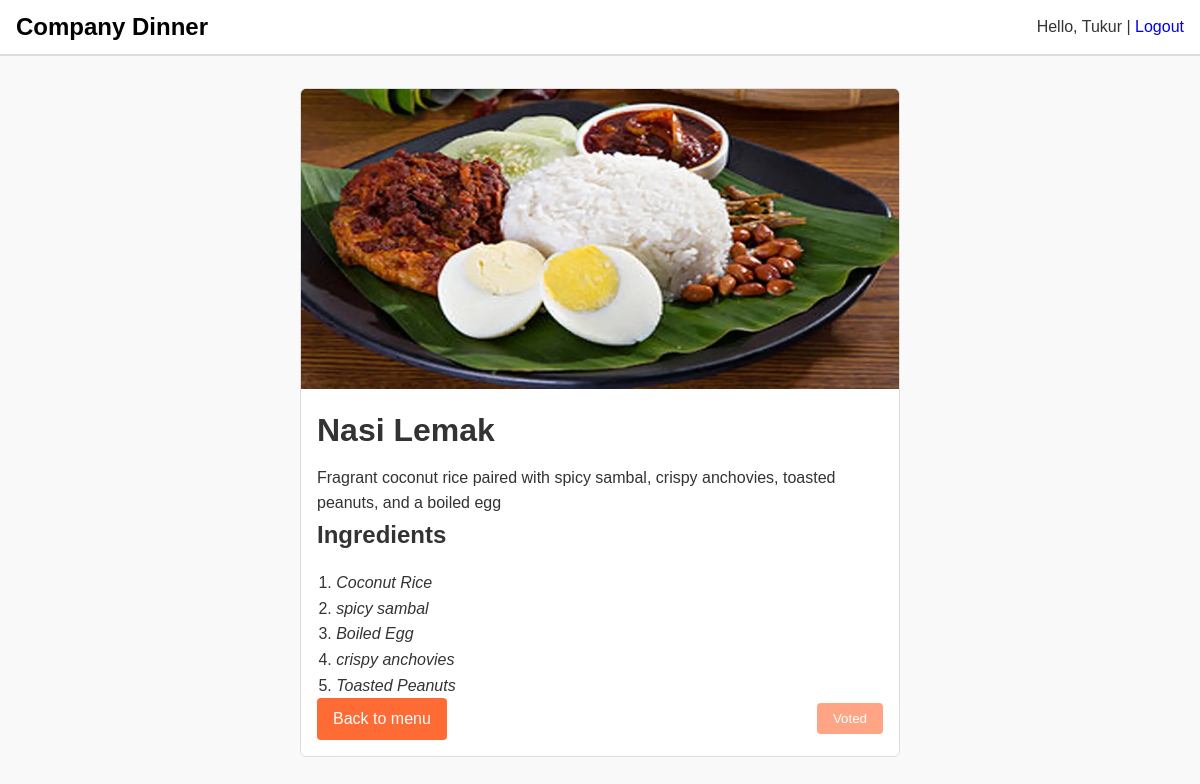
Page /food/3/ (signed in) on the committed database.
### menu/models.py (models this page shows, shortened)
class Food(models.Model):
    name = models.CharField(max_length=100)
    description = models.TextField()
    image = models.ImageField(
        upload_to='food_images/',
        blank=True,
        null=True
    )

class Ingredient(models.Model):
    food = models.ForeignKey(Food, related_name='ingredients', on_delete=models.CASCADE)
    name = models.CharField(max_length=100)

### menu/views.py (the view)
# urls.py: path('food/<int:pk>/', views.food_detail, name='food_detail'),
def food_detail(request, pk):
    food = get_object_or_404(Food, pk=pk)
    has_voted_any = request.user.is_authenticated and Vote.objects.filter(user=request.user).exists()
    has_voted = has_voted_any and Vote.objects.filter(user=request.user, food=food).exists()
    return render(request, 'menu/food_detail.html', {
        'food': food,
        'has_voted_any': has_voted_any,
        'has_voted': has_voted,
    })

### menu/templates/menu/food_detail.html (shortened to what this page needs)
{% extends 'menu/base.html' %}
{% block content %}
<div class="details-container">
    <div class="details-header">
        <img src="{{ food.image.url }}" alt="{{ food.name }}">
    </div>
    <div class="details-body">
        <h1>{{ food.name }}</h1>
        <p>{{ food.description }}</p>
        <section>
            <h2>Ingredients</h2>
            <ol class="ingredients-list">
                {% for ing in food.ingredients.all %}
                <li><i>{{ ing.name }}</i></li>
                {% endfor %}
            </ol>
        </section>
        <div class="card-actions">
            <a href="{% url 'menu_list' %}" class="vote-btn">Back to menu</a>
            {% if user.is_authenticated %}
            {% if has_voted %}
            <button class="vote-btn" disabled>Voted</button>
            {% elif not has_voted_any %}
            <form action="{% url 'cast_vote' food.pk %}" method="post" style="display:inline;">
                {% csrf_token %}
                <button type="submit" class="vote-btn">Vote</button>
            </form>
            {% endif %}
            {% endif %}
        </div>
    </div>
</div>
{% endblock %}

### menu/templates/menu/base.html (shortened to what this page needs)
{% load static %}
<!DOCTYPE html>
<html lang="en">
<head>
  <link rel="stylesheet" href="{% static 'styles.css' %}">
</head>
<body>
  <nav class="navbar">
    <div class="container">
      <div class="logo">Company Dinner</div>
      {% if user.is_authenticated %}
      <div class="auth">
        Hello, {{ user.first_name }} | <a href="{% url 'logout' %}">Logout</a>
      </div>
      {% endif %}
    </div>
  </nav>
  {% block content %}{% endblock %}
</body>
</html>

### menu/static/styles.css (style rules this page uses)
* { margin: 0; padding: 0; box-sizing: border-box; }
body { font-family: Arial, sans-serif; line-height: 1.6; background: #f9f9f9; color: #333; }
a { text-decoration: none; }
img { display: block; max-width: 100%; height: auto; }
.navbar { background: #fff; border-bottom: 2px solid #ddd; }
.navbar .container { max-width: 1200px; margin: 0 auto; display: flex; align-items: center; justify-content: space-between; padding: 0.5rem 1rem; }
.navbar .logo { font-size: 1.5rem; font-weight: bold; color: #000; }
.card-actions { display: flex; justify-content: space-between; align-items: center; }
.vote-btn { display: inline-block; text-align: center; background: #ff6b35; color: #fff; border: none; padding: 0.5rem 1rem; border-radius: 4px; cursor: pointer; }
.details-container { max-width: 600px; margin: 2rem auto; background: #fff; border: 1px solid #ddd; border-radius: 6px; overflow: hidden; }
.details-header img { width: 100%; height: 300px; object-fit: cover; }
.details-body { padding: 1rem; }
.details-body h1 { margin-bottom: 0.5rem; }
.ingredients-list { margin-top: 1rem; padding-left: 1.2rem; }
.vote-btn:disabled { opacity: 0.6; cursor: not-allowed; }

### rows in the picture
Food: image (picture), name "Nasi Lemak", description "Fragrant coconut rice paired with spicy sambal, crispy anchovies, toasted peanuts, and a boiled egg"
Ingredient: name "Coconut Rice"
Ingredient: name "spicy sambal"
Ingredient: name "Boiled Egg"
Ingredient: name "crispy anchovies"
Ingredient: name "Toasted Peanuts"

### other values in the picture
{{ user.first_name }} "Tukur"
